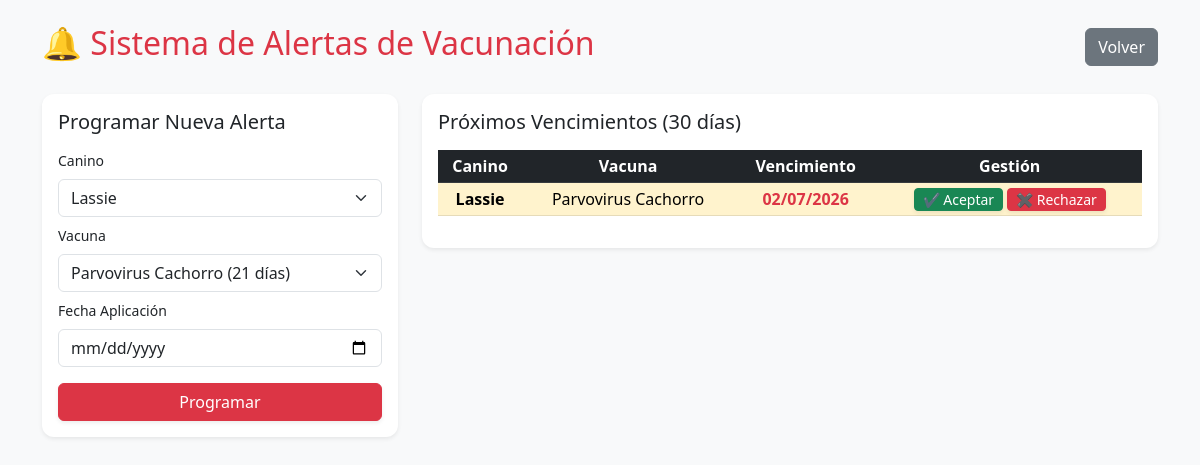
The app's page /alertas (signed in) with its own data.
### app.py (models this page shows)
class Vacuna(db.Model):
    id = db.Column(db.Integer, primary_key=True)
    tipo = db.Column(db.String(100), nullable=False)
    fecha_aplicacion = db.Column(db.Date, nullable=False)
    fecha_proxima = db.Column(db.Date, nullable=False)
    canino_id = db.Column(db.Integer, db.ForeignKey('canino.id'), nullable=False)

class Canino(db.Model):
    id = db.Column(db.Integer, primary_key=True)
    consultas = db.relationship('Consulta', backref='paciente', lazy=True, cascade="all, delete-orphan")
    citas = db.relationship('Cita', backref='paciente', lazy=True, cascade="all, delete-orphan")
    vacunas_historial = db.relationship('Vacuna', backref='paciente', lazy=True, cascade="all, delete-orphan")
    foto = db.Column(db.String(200)); nombre = db.Column(db.String(100)); raza = db.Column(db.String(100))
    edad = db.Column(db.String(50)); sexo = db.Column(db.String(20)); estado_tenencia = db.Column(db.String(50))
    nombre_propietario = db.Column(db.String(100)); estado_salud = db.Column(db.String(100)); sector = db.Column(db.String(100))
    latitud = db.Column(db.Float); longitud = db.Column(db.Float)
    situacion = db.Column(db.String(100), default='Censo Normal')
    reportado_por = db.Column(db.String(100))
    esterilizado = db.Column(db.Boolean, default=False); desparasitado = db.Column(db.Boolean, default=False)
    vacuna_parvovirus = db.Column(db.Boolean, default=False); vacuna_moquillo = db.Column(db.Boolean, default=False)
    vacuna_triple = db.Column(db.Boolean, default=False); vacuna_sextuple = db.Column(db.Boolean, default=False)
    vacuna_antirrabica = db.Column(db.Boolean, default=False)

### app.py (the view, shortened to what this page needs)
@app.route('/alertas', methods=['GET', 'POST'])
@login_required
def alertas():
    hoy = date.today()
    return render_template('alertas.html', alertas=Vacuna.query.filter(Vacuna.fecha_proxima <= hoy + timedelta(days=30)).all(), hoy=hoy, perros=Canino.query.all())

### app.py (called while the page is built)
@login_manager.user_loader
def load_user(user_id): return Usuario.query.get(int(user_id))

### templates/alertas.html (shortened to what this page needs)
<!DOCTYPE html>
<html lang="es">
<head>
    <link href="https://cdn.jsdelivr.net/npm/bootstrap@5.3.0/dist/css/bootstrap.min.css" rel="stylesheet">
</head>
<body class="bg-light">
<div class="container mt-4">
    <div class="d-flex justify-content-between align-items-center mb-4">
        <h2 class="text-danger">🔔 Sistema de Alertas de Vacunación</h2>
        <a href="/" class="btn btn-secondary">Volver</a>
    </div>
    <div class="row">
        {% if current_user.rol == 'Admin' %}
        <div class="col-md-4">
            <div class="card p-3 shadow-sm border-0" style="border-radius:12px;">
                <h5>Programar Nueva Alerta</h5>
                <form method="POST">
                    <label class="form-label small mt-2">Canino</label>
                    <select name="canino_id" class="form-select" required>
                        {% for p in perros %}<option value="{{ p.id }}">{{ p.nombre or 'S/N' }}</option>{% endfor %}
                    </select>
                    <label class="form-label small mt-2">Vacuna</label>
                    <select name="tipo" class="form-select">
                        <option value="Parvovirus Cachorro">Parvovirus Cachorro (21 días)</option>
                    </select>
                    <label class="form-label small mt-2">Fecha Aplicación</label>
                    <input type="date" name="fecha_aplicacion" class="form-control" required>
                    <button type="submit" class="btn btn-danger w-100 mt-3 shadow-sm">Programar</button>
                </form>
            </div>
        </div>
        {% endif %}
        <div class="col-md-{% if current_user.rol == 'Admin' %}8{% else %}12{% endif %}">
            <div class="card p-3 shadow-sm border-0" style="border-radius:12px;">
                <h5>Próximos Vencimientos (30 días)</h5>
                <table class="table table-hover table-sm mt-2 align-middle text-center">
                    <thead class="table-dark"><tr><th>Canino</th><th>Vacuna</th><th>Vencimiento</th><th>Gestión</th></tr></thead>
                    <tbody>
                        {% for a in alertas %}
                        <tr class="table-warning">
                            <td><b>{{ a.paciente.nombre or 'S/N' }}</b></td>
                            <td>{{ a.tipo }}</td>
                            <td class="text-danger fw-bold">{{ a.fecha_proxima.strftime('%d/%m/%Y') }}</td>
                            <td>
                                {% if current_user.rol == 'Admin' %}
                                <div class="d-flex gap-1 justify-content-center">
                                    <a href="/alertas/aceptar/{{ a.id }}" class="btn btn-sm btn-success py-0 px-2 shadow-sm">✔ Aceptar</a>
                                    <a href="/alertas/descartar/{{ a.id }}" class="btn btn-sm btn-danger py-0 px-2 shadow-sm" onclick="return confirm('¿Rechazar alerta?')">✖ Rechazar</a>
                                </div>
                                {% else %}
                                <span class="badge bg-secondary">Vigilado</span>
                                {% endif %}
                            </td>
                        </tr>
                        {% else %}
                        <tr><td colspan="4" class="text-muted p-3">No hay alertas críticas registradas.</td></tr>
                        {% endfor %}
                    </tbody>
                </table>
            </div>
        </div>
    </div>
</div>
</body>
</html>

### records on screen
Vacuna: paciente "Lassie", tipo "Parvovirus Cachorro", fecha_proxima "02/07/2026"

### other values on screen
form field canino_id "Lassie"
